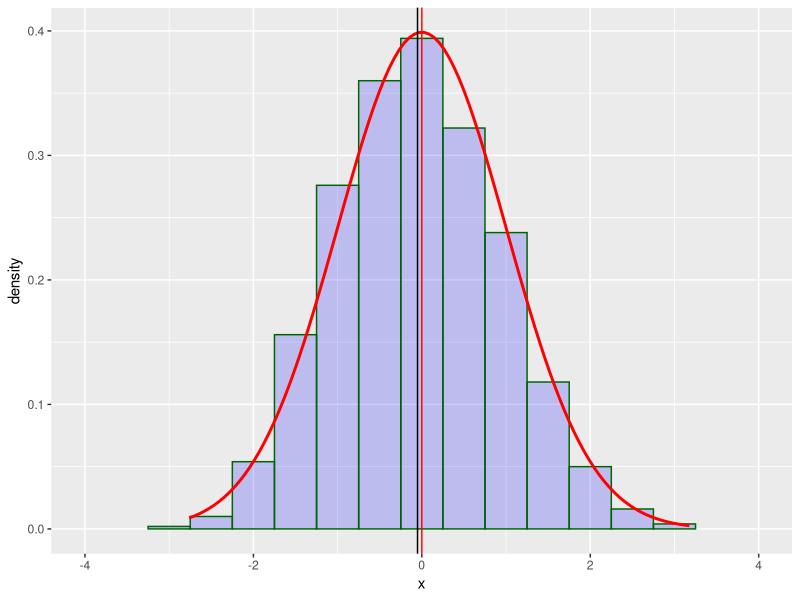
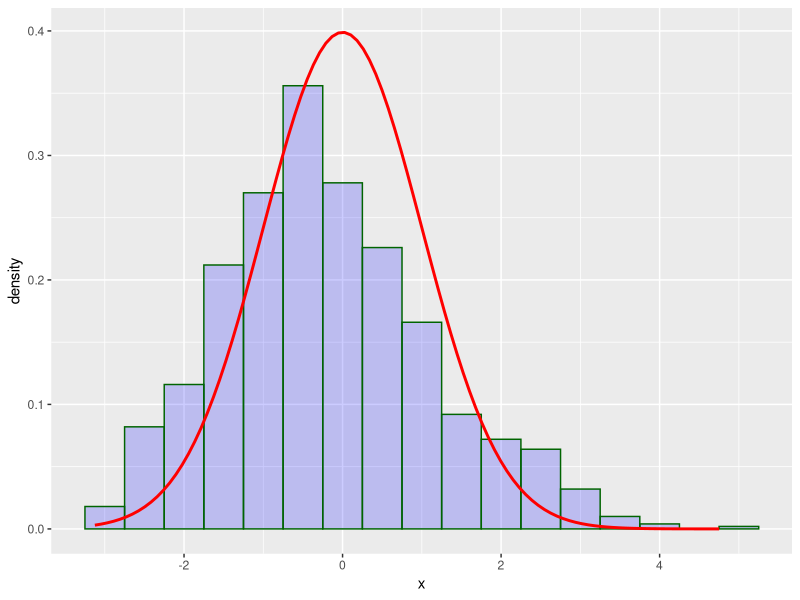
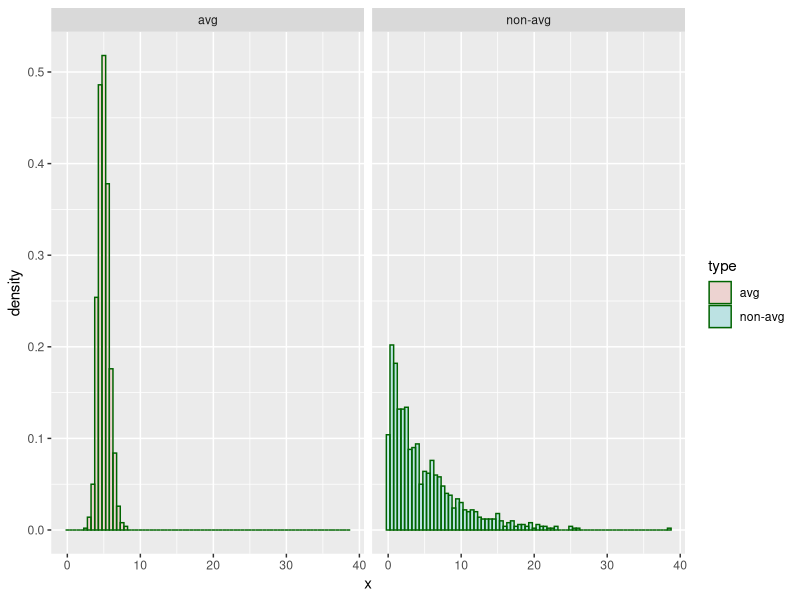

The R source for these figures, in order: (Note: this script raises an error after producing the figures.)
## Course Project Part 1.

# Number of simulations
nosim<-1000
# Number in each simulations
n<-40
# Rate in exponentional distribution
lambda<-0.2

library(ggplot2)

## The sample mean
set.seed(1286)
cfunc <- function(x, n) sqrt(n) * (mean(x) - 1/lambda) / (1/lambda)
dat <- data.frame( x = apply(matrix(rexp(n*nosim,lambda),nosim), 1, cfunc, n) )
g <- ggplot(dat, aes(x = x)) +
        geom_histogram(alpha = .20, binwidth=.5,
                       colour = "darkgreen", fill = "blue", aes(y = ..density..)
                       ) 
g <- g + stat_function(fun = dnorm, size = 1,colour="red")
g<-g +geom_vline(xintercept = 0, colour="red") # The theoretical mean 1/lambda
g<-g +geom_vline(xintercept = mean(dat$x)) # The sample mean 
g<-g+coord_cartesian(xlim = c(-4,4))
g

mean(dat$x) # sample mean, almost equal to 0.
var(dat$x) # almost equal to 1 as a standard normal should have

## The sample variance
set.seed(1286)
cfunc2 <- function(x, n) sqrt(n) * (sd(x) - 1/lambda) / (1/lambda)
datvar <- data.frame( x = apply(matrix(rexp(n*nosim,lambda),nosim), 1, cfunc2, n) )
gvar <- ggplot(datvar, aes(x = x)) +
        geom_histogram(alpha = .20, binwidth=.5,
                       colour = "darkgreen", fill = "blue", aes(y = ..density..)
        ) 
gvar <- gvar + stat_function(fun = dnorm, size = 1,colour="red")
#g<-g +geom_vline(xintercept = 0, colour="red") # The theoretical mean 1/lambda
#g<-g +geom_vline(xintercept = mean(dat$x)) # The sample mean 
#g<-g+coord_cartesian(xlim = c(-4,4))
gvar


## Is it Normal
dat1 <- data.frame( x = c(
        
        apply(matrix(rexp(n*nosim,lambda),nosim), 1, mean),
        rexp(nosim,lambda) 
        ),
        type = factor(rep(c("avg", "non-avg"), rep(nosim, 2)))
        )
        
g1 <- ggplot(dat1, aes(x = x, fill = type)) +
        geom_histogram(alpha = .20, binwidth=.5,
                       colour = "darkgreen", aes(y = ..density..)
        ) 
g1 + facet_grid(. ~ type)

mean(dat2$x) # sample mean
var(dat2$x) 

##

##